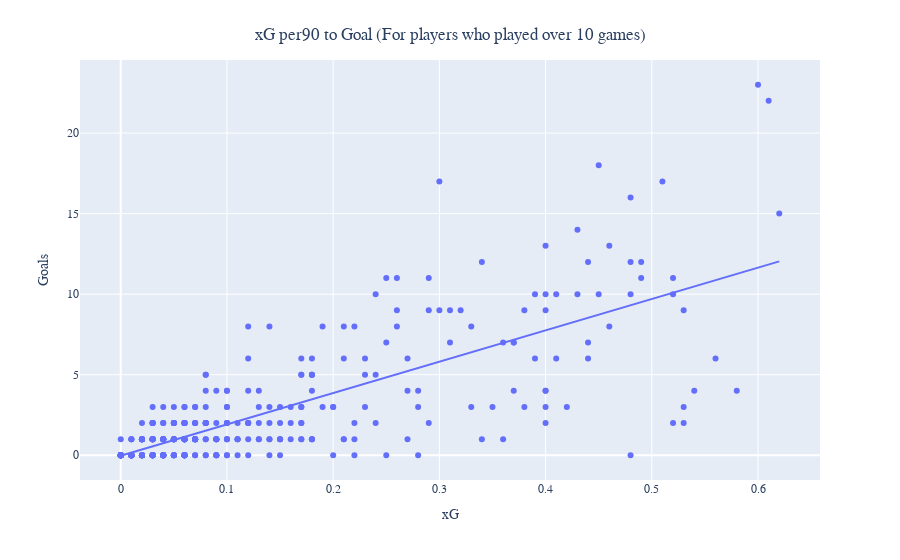

The notebook cell saved with this chart:
### Markdown cell above
> #### Average xG per 90 minutes (for players who played more than 10 games)

### Code cell
xG_90 = data[data['Matches']>10]
fig = px.scatter(xG_90, x="xG", y="Goals",trendline="ols",hover_data=['Name','Club'])

fig.update_layout(
    title={
        'text': "xG per90 to Goal (For players who played over 10 games)",
        'y':0.95,
        'x':0.5,
        'xanchor': 'center',
        'yanchor': 'top'},
    font_family="Calibri",
    title_font_family="Times New Roman"
)
fig.show()

### Figure 1 — Plotly figure (JSON) as saved in the notebook; plotly's stock layout.template omitted (floating-point values rounded to 4 significant figures; data arrays with more than 128 entries replaced by an {"elided": "..."} marker saying what was removed)
{"data": [{"customdata": {"elided": "383x2 str values"}, "hovertemplate": "xG=%{x}<br>Goals=%{y}<br>Name=%{customdata[0]}<br>Club=%{customdata[1]}<extra></extra>", "legendgroup": "", "marker": {"color": "#636efa", "symbol": "circle"}, "mode": "markers", "name": "", "orientation": "v", "showlegend": false, "type": "scatter", "x": {"elided": "383 float values"}, "xaxis": "x", "y": {"elided": "383 int values"}, "yaxis": "y"}, {"hovertemplate": "<b>OLS trendline</b><br>Goals = 19.4678 * xG + -0.03404<br>R<sup>2</sup>=0.590429<br><br>xG=%{x}<br>Goals=%{y} <b>(trend)</b><extra></extra>", "legendgroup": "", "marker": {"color": "#636efa", "symbol": "circle"}, "mode": "lines", "name": "", "showlegend": false, "type": "scatter", "x": {"elided": "383 float values"}, "xaxis": "x", "y": {"elided": "383 float values"}, "yaxis": "y"}], "layout": {"font": {"family": "Calibri"}, "legend": {"tracegroupgap": 0}, "margin": {"t": 60}, "title": {"font": {"family": "Times New Roman"}, "text": "xG per90 to Goal (For players who played over 10 games)", "x": 0.5, "xanchor": "center", "y": 0.95, "yanchor": "top"}, "xaxis": {"anchor": "y", "domain": [0, 1], "title": {"text": "xG"}}, "yaxis": {"anchor": "x", "domain": [0, 1], "title": {"text": "Goals"}}}}
